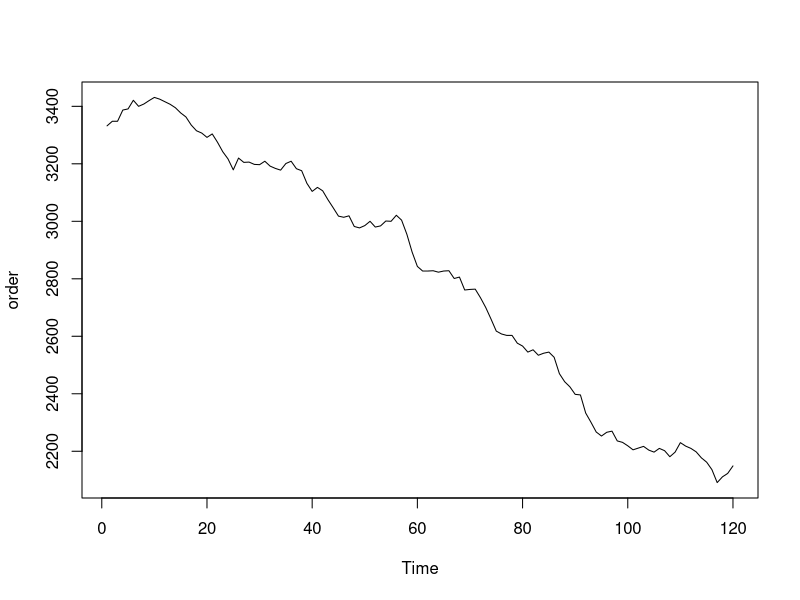
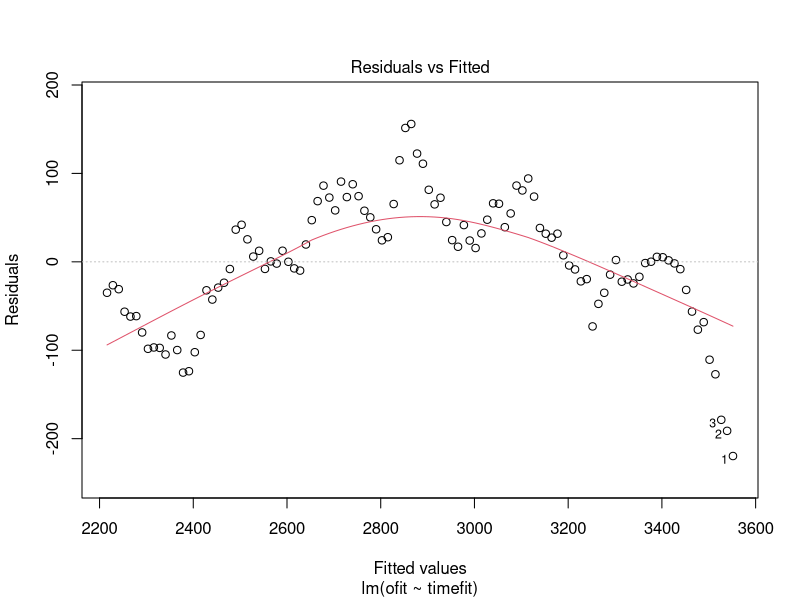
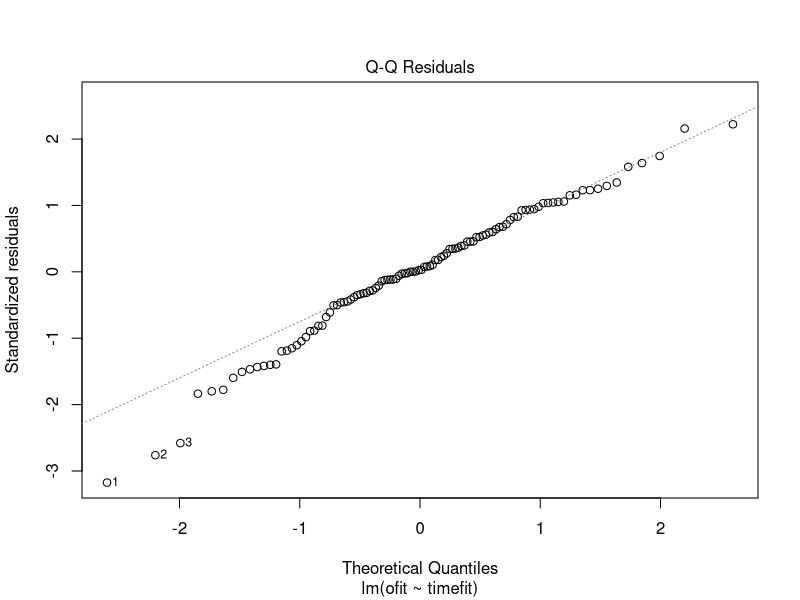
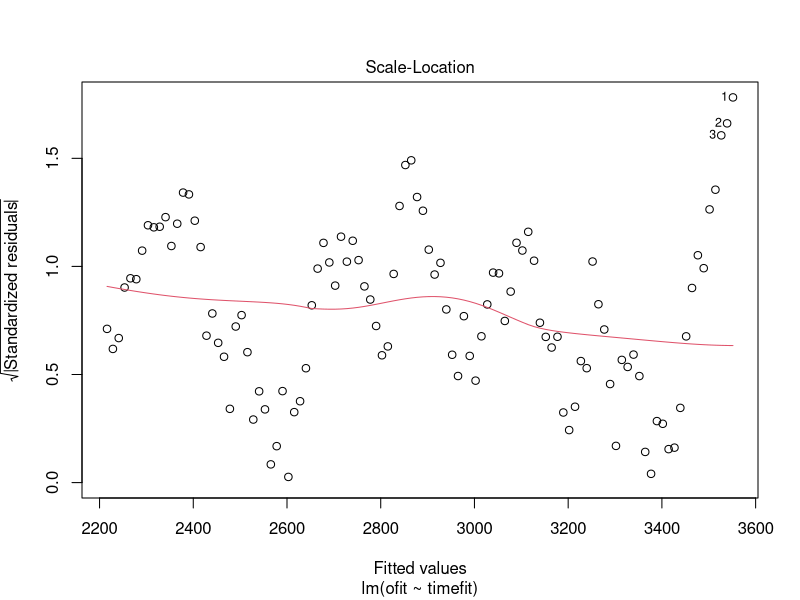
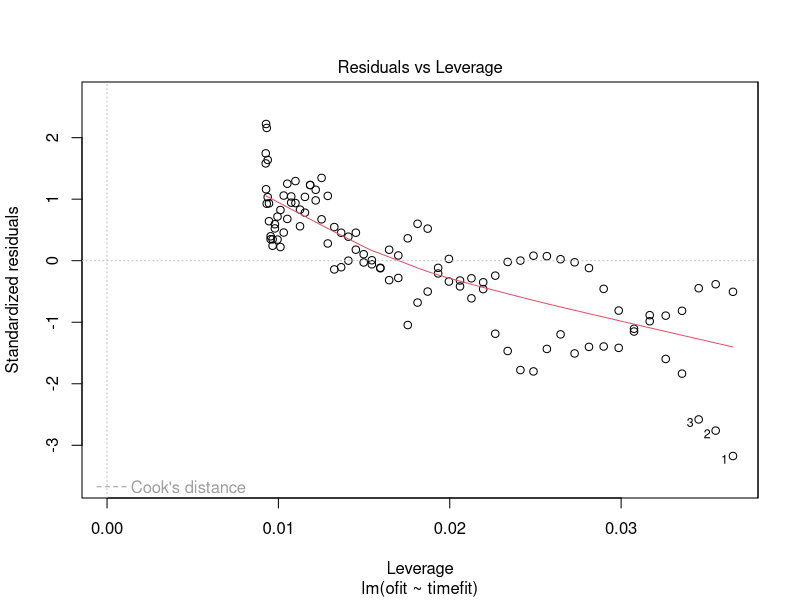
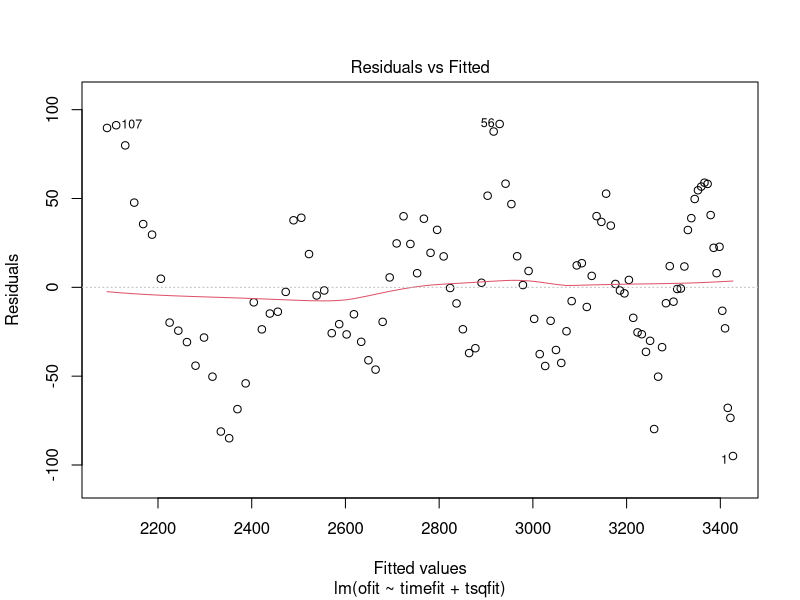
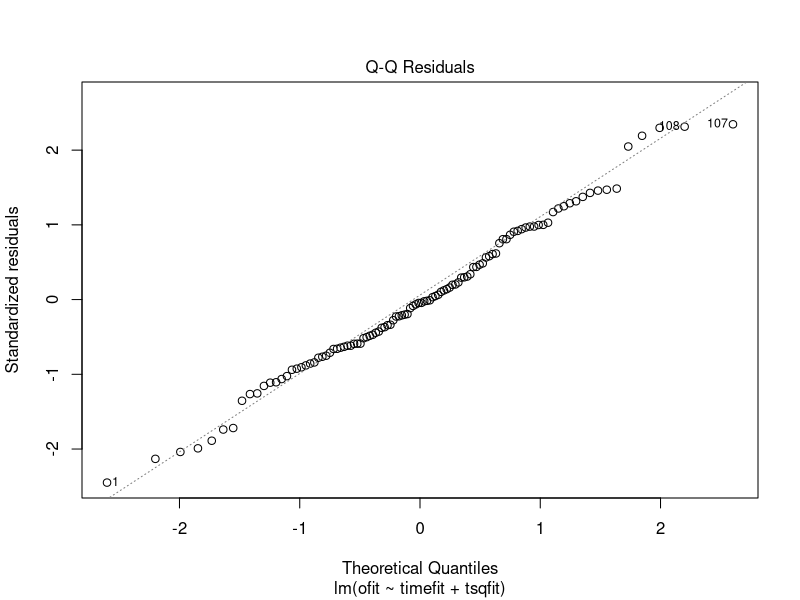
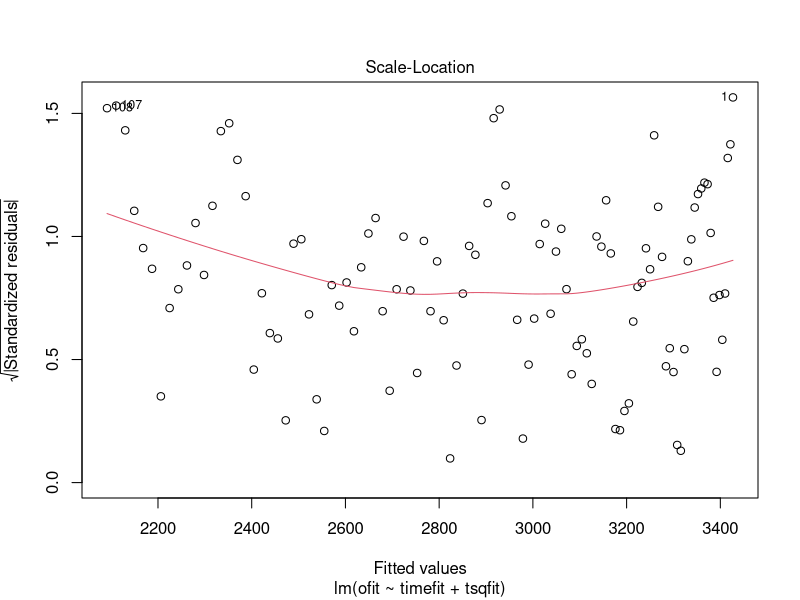

Write R code to recreate these figures, in order. (Note: this script raises an error after producing the figures.)
#read the data in cvs
work <- read.csv("workorders.csv",header = T)

#print the whole dataset
day <- work$DAY
order <- work$WORKORDERS
order <- ts(order)
ts.plot(order)
order

#split the data into train and test part.
ofit <- order[1:108]
nfit <- length(ofit)
timefit <- time(ofit)
otest <- order[109:120]
ntest <- length(otest)
timetest <- time(otest)

#fit linear regression model
#k = 1
mlr.lin <- lm(ofit~timefit)
summary(mlr.lin)
plot(mlr.lin)
anova(mlr.lin)
#k = 2
tsqfit <- timefit^2/factorial(2)
mlr.quad <- lm(ofit~timefit+tsqfit)
summary(mlr.quad)
plot(mlr.quad)
anova(mlr.quad)
#k = 3
tcubfit <- timefit^3/factorial(3)
mlr.cub <- lm(ofit~timefit+tsqfit+tcubfit) 
summary(mlr.cub)
plot(mlr.cub)
anova(mlr.cub)
#plot fitted model
par(mfrow=c(2,2))
ts.plot(ofit,main="ofit") # Time Series Plot
# Plot of xfit vs mlr.lin$fitted 
plin=cbind(ofit,mlr.lin$fitted) 
ts.plot(plin,main="ofit and fit.linear") 
pquad=cbind(ofit,mlr.quad$fitted) 
ts.plot(pquad,main="ofit and fit.quadratic") 
pcub=cbind(ofit,mlr.cub$fitted) 
ts.plot(pcub,main="ofit and fitt.cubic")
#compare
sigsq.lin=anova(mlr.lin)[["Mean Sq"]][2] 
sigsq.quad=anova(mlr.quad)[["Mean Sq"]][3] 
sigsq.cub=anova(mlr.cub)[["Mean Sq"]][4]
# Akaike Information Criterion,AIC
(AIC.lin = AIC(mlr.lin)/nfit )
(AIC.quad = AIC(mlr.quad)/nfit)
(AIC.cub = AIC(mlr.cub)/nfit)
# Bayesian Information Criterion,BIC
(BIC.lin = BIC(mlr.lin)/nfit )
(BIC.quad = BIC(mlr.quad)/nfit)
(BIC.cub = BIC(mlr.cub)/nfit)
# Corrected AIC, i.e., AICc using formula
k = 1
(AICc.lin=log(sigsq.lin)+(nfit+k)/(nfit-k-2) )
k = 2
(AICc.quad=log(sigsq.quad)+(nfit+k)/(nfit-k-2))
k = 3
(AICc.cub=log(sigsq.cub)+(nfit+k)/(nfit-k-2))
#test
new <- data.frame(timefit=c(109:120))
pfore.lin <- predict(mlr.lin,new,se.fit = TRUE)
pfore.lin$fit
efore.lin=otest-pfore.lin$fit
(me.lin=mean(efore.lin) )#31.98648
(mpe.lin=100*(mean(efore.lin/otest)) )#1.470221
(mse.lin=sum(efore.lin**2)/ntest)#1599.984
(mae.lin=mean(abs(efore.lin)))#35.17683
(mape.lin=100*(mean(abs((efore.lin)/otest))))#1.620296
timefit=c(109:120)
tsqfit=timefit^2/factorial(2)
matq=matrix(c(timefit,tsqfit),ncol=2,dimnames = list(c(),c("timefit","tsqfit"))) 
matq
newnq <- data.frame(matq)
pfore.quad=predict(mlr.quad,newnq,se.fit = TRUE) 
pfore.quad$fit # point predictions
(efore.quad=otest-pfore.quad$fit)
(me.quad=mean(efore.quad))#206.1312
(mpe.quad=100*(mean(efore.quad/otest)))#9.531554
(mse.quad=sum(efore.quad**2)/ntest)#44171.91
(mae.quad=mean(abs(efore.quad)))#206.1312
(mape.quad=100*(mean(abs((efore.quad)/otest))))# 9.531554
timefit=c(109:120)
tsqfit=tfit^2/factorial(2)
tcubfit=tfit^3/factorial(3) 
matc=matrix(c(timefit,tsqfit,tcubfit),ncol=3,dimnames = list(c(),c("timefit","tsqfit","tcubfit")))
newnc=data.frame(matc)
pfore.cub=predict(mlr.cub,newnc,se.fit = TRUE)
pfore.cub$fit
efore.cub=otest-pfore.cub$fit
(me.cub=mean(efore.cub))#158.2064
(mpe.cub=100*(mean(efore.cub/otest)))#7.308646
(mse.cub=sum(efore.cub**2)/ntest)#25983.9
(mae.cub=mean(abs(efore.cub)))#158.2064
(mape.cub=100*(mean(abs((efore.cub)/otest))))#7.308646

linff=c(mlr.lin$fitted,pfore.lin$fit)
quadff=c(mlr.quad$fitted,pfore.quad$fit) 
cubff=c(mlr.cub$fitted,pfore.cub$fit)
obs=c(ofit,otest)
obslin=cbind(obs,linff) 
obsquad=cbind(obs,quadff) 
obscub=cbind(obs,cubff) 
time=c(1:length(obs))
ts.plot(obs,main="Obs. Series")
abline(v=108)
ts.plot(obslin,main="Linear Trend Model") 
abline(v=108)
ts.plot(obsquad,main="Quadratic Trend Model") 
abline(v=108)
ts.plot(obscub,main="Cubic Trend Model") 
abline(v=108)
#fit the linear model to find 1000
goal <- data.frame(timefit=c(121:300))
pfore.lin <- predict(mlr.lin,goal,se.fit = TRUE)
pfore.lin$fit
#fit the cub model to find 1000
timefit=c(121:300)
tsqfit=timefit^2/factorial(2)
tcubfit=timefit^3/factorial(3) 
matc=matrix(c(timefit,tsqfit,tcubfit),ncol=3,dimnames = list(c(),c("timefit","tsqfit","tcubfit")))
goalc=data.frame(matc)
pfore.cub=predict(mlr.cub,goalc,se.fit = TRUE)
pfore.cub$fit

#ARIMA model
workdiff1 <- diff(work$WORKORDERS[1:108])
ts.plot(workdiff1)
workdiff12 <- diff(workdiff1)
ts.plot(workdiff12)
acf(workdiff12,max(50))
pacf(workdiff12,max(100))
sarima(work$WORKORDERS[1:108],0,1,1)
foredata <- sarima.for(work$WORKORDERS[1:108], 12, 0, 1, 1)
tresidual <- work$WORKORDERS[109:120]-foredata$pred
sum(tresidual)/12#ME 57.50273
100*mean(tresidual/work$WORKORDERS[109:120])#MPE 2.643544
mean(tresidual^2)#3842.004
par(mfrow=c(1,1))
sarima.for(work$WORKORDERS[1:108], 120, 0, 1, 1)


